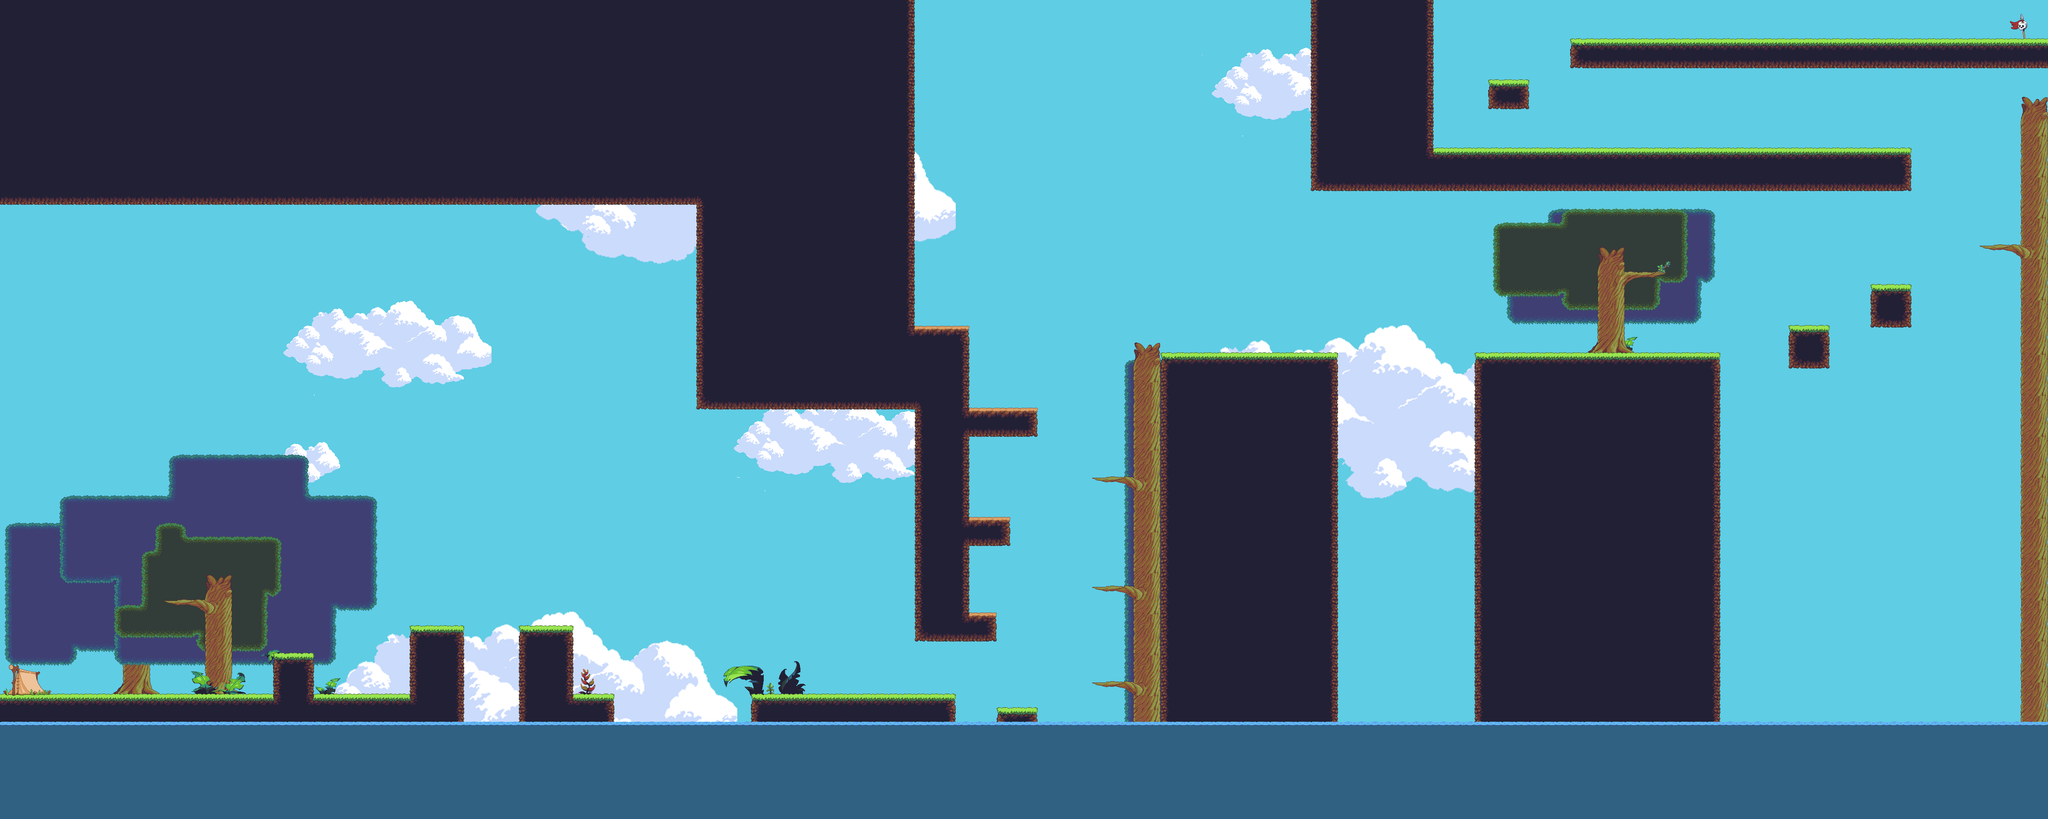

A 2D game scene composited from a Tiled map and its tileset images. What follows is a short description and the map's XML, with each tile layer's data collapsed to a summary:
An orthogonal 150x60 tile map with 32x32 px tiles, 9 tile layers (Last Background, Clouds, Background 04, Background 03, ...), 6 tilesets and 37 objects (29x wall, 5x Enemy, LevelEnd, death, Player).

<map version="1.0" orientation="orthogonal" renderorder="right-down" width="150" height="60" tilewidth="32" tileheight="32" nextobjectid="72">
 <properties>
  <property name="Name" value="Level1" />
 </properties>
 <tileset firstgid="1" name="Scenario" tilewidth="32" tileheight="32" tilecount="420" columns="28">
  <image source="Jungle_terrain.png" width="896" height="480" />
 </tileset>
 <tileset firstgid="421" name="Objects" tilewidth="32" tileheight="32" tilecount="208" columns="16">
  <image source="tile_jungle_plants_objects.png" width="512" height="416" />
 </tileset>
 <tileset firstgid="629" name="objects" tilewidth="32" tileheight="32" tilecount="91" columns="13">
  <image source="objects.PNG" width="416" height="224" />
 </tileset>
 <tileset firstgid="720" name="clouds" tilewidth="32" tileheight="32" tilecount="299" columns="23">
  <image source="clouds.png" width="754" height="416" />
  <tile id="279">
   <properties>
    <property name="Parallax speed" type="float" value="0.4" />
   </properties>
  </tile>
  <tile id="280">
   <properties>
    <property name="Parallax speed" type="float" value="0.4" />
   </properties>
  </tile>
  <tile id="281">
   <properties>
    <property name="Parallax speed" type="float" value="0.4" />
   </properties>
  </tile>
  <tile id="282">
   <properties>
    <property name="Parallax speed" type="float" value="0.4" />
   </properties>
  </tile>
  <tile id="283">
   <properties>
    <property name="Parallax speed" type="float" value="0.4" />
   </properties>
  </tile>
  <tile id="284">
   <properties>
    <property name="Parallax speed" type="float" value="0.4" />
   </properties>
  </tile>
  <tile id="285">
   <properties>
    <property name="Parallax speed" type="float" value="0.4" />
   </properties>
  </tile>
 </tileset>
 <tileset firstgid="1019" name="background_colors" tilewidth="32" tileheight="32" tilecount="32" columns="8">
  <image source="background_colors.png" width="256" height="128" />
 </tileset>
 <tileset firstgid="1051" name="big cloud" tilewidth="32" tileheight="32" tilecount="544" columns="32">
  <image source="big cloud.png" width="1052" height="550" />
 </tileset>
 <layer name="Last Background" width="150" height="60">
  <data>[9000 cells, 9000 non-empty, 1 distinct tile ids]</data>
 </layer>
 <layer name="Clouds" width="150" height="60">
  <properties>
   <property name="Parallax speed" type="float" value="0.1" />
  </properties>
  <data>[9000 cells, 1698 non-empty, 578 distinct tile ids]</data>
 </layer>
 <layer name="Background 04" width="150" height="60">
  <properties>
   <property name="Parallax speed" type="float" value="0.3" />
  </properties>
  <data>[9000 cells, 97 non-empty, 24 distinct tile ids]</data>
 </layer>
 <layer name="Background 03" width="150" height="60">
  <properties>
   <property name="Parallax speed" type="float" value="0.5" />
  </properties>
  <data>[9000 cells, 406 non-empty, 13 distinct tile ids]</data>
 </layer>
 <layer name="Background 02" width="150" height="60">
  <properties>
   <property name="Parallax speed" type="float" value="0.5" />
  </properties>
  <data>[9000 cells, 208 non-empty, 18 distinct tile ids]</data>
 </layer>
 <layer name="Background 01" width="150" height="60">
  <properties>
   <property name="Parallax speed" type="float" value="0.5" />
  </properties>
  <data>[9000 cells, 38 non-empty, 33 distinct tile ids]</data>
 </layer>
 <layer name="SubScenario" width="150" height="60">
  <properties>
   <property name="Parallax speed" type="float" value="1" />
  </properties>
  <data>[9000 cells, 166 non-empty, 61 distinct tile ids]</data>
 </layer>
 <layer name="Scenario" width="150" height="60">
  <properties>
   <property name="Parallax speed" type="float" value="1" />
  </properties>
  <data>[9000 cells, 3035 non-empty, 40 distinct tile ids]</data>
 </layer>
 <layer name="Sea" width="150" height="60">
  <properties>
   <property name="Parallax speed" type="float" value="1" />
  </properties>
  <data>[9000 cells, 1210 non-empty, 13 distinct tile ids]</data>
 </layer>
 <objectgroup color="#ff0000" name="Colliders">
  <object id="3" name="wall" x="640" y="1536" width="96.0039" height="98" />
  <object id="7" name="wall" x="0" y="1634" width="1087" height="59" />
  <object id="17" name="wall" x="1344" y="1634" width="96" height="59" />
  <object id="20" name="wall" x="1760.33" y="1634" width="479" height="59" />
  <object id="21" name="wall" x="2336.33" y="1664.67" width="95" height="28.3333" />
  <object id="22" name="wall" x="2560" y="1600" width="95" height="30" />
  <object id="23" name="wall" x="2654" y="809" width="64" height="883" />
  <object id="24" name="wall" x="2560" y="1375" width="94" height="30" />
  <object id="25" name="wall" x="2560" y="1120" width="93" height="30" />
  <object id="26" name="wall" x="2144" y="1438.67" width="191.333" height="65.3333" />
  <object id="27" name="wall" x="2270" y="1215" width="97" height="64" />
  <object id="28" name="wall" x="2270" y="960" width="161" height="62.6667" />
  <object id="29" name="wall" x="2144" y="768" width="126" height="669" />
  <object id="30" name="wall" x="1634" y="768" width="510" height="193" />
  <object id="31" name="wall" x="1635" y="0" width="509" height="768" />
  <object id="32" name="wall" x="0" y="3.0303" width="1633.33" height="472.727" />
  <object id="33" name="wall" x="2718" y="830.667" width="413.333" height="861.333" />
  <object id="34" name="wall" x="3456.66" y="830.667" width="575.334" height="861.333" />
  <object id="35" name="wall" x="4192" y="766.667" width="96" height="94.6667" />
  <object id="36" name="wall" x="4381.33" y="672" width="97.3333" height="93.3333" />
  <object id="37" name="wall" x="4738" y="234.667" width="60" height="1458.67" />
  <object id="38" name="wall" x="4641" y="576" width="96" height="30" />
  <object id="39" name="wall" x="3490" y="192" width="92" height="62" />
  <object id="40" name="wall" x="3076" y="354" width="1402" height="88" />
  <object id="41" name="wall" x="3076" y="0" width="282" height="352" />
  <object id="42" name="wall" x="3680" y="96" width="1120" height="64" />
  <object id="49" name="wall" x="960" y="1472" width="127" height="162" />
  <object id="50" name="wall" x="1216" y="1472" width="128" height="221.333" />
  <object id="51" name="wall" x="1699" y="1570" width="89" height="64" />
 </objectgroup>
 <objectgroup color="#0000ff" name="LevelEnd">
  <object id="9" name="LevelEnd" x="4764" y="28" width="32" height="64.5" />
 </objectgroup>
 <objectgroup color="#888888" name="Death colliders">
  <object id="55" name="death" x="650.121" y="1744" width="4098" height="96" />
 </objectgroup>
 <objectgroup color="#00ff00" name="Entities">
  <object id="64" name="Player" type="Player" x="200" y="1568" width="35" height="65" />
  <object id="65" name="Flying_Enemy" type="Enemy" x="801" y="1376" width="30" height="30" />
  <object id="66" name="Ground_Enemy" type="Enemy" x="2079" y="1601" width="30" height="30" />
  <object id="67" name="Flying_Enemy" type="Enemy" x="2272" y="512" width="30" height="30" />
  <object id="68" name="Ground_Enemy" type="Enemy" x="3904" y="801" width="30" height="30" />
  <object id="69" name="Ground_Enemy" type="Enemy" x="3871" y="64" width="30" height="30" />
 </objectgroup>
</map>
